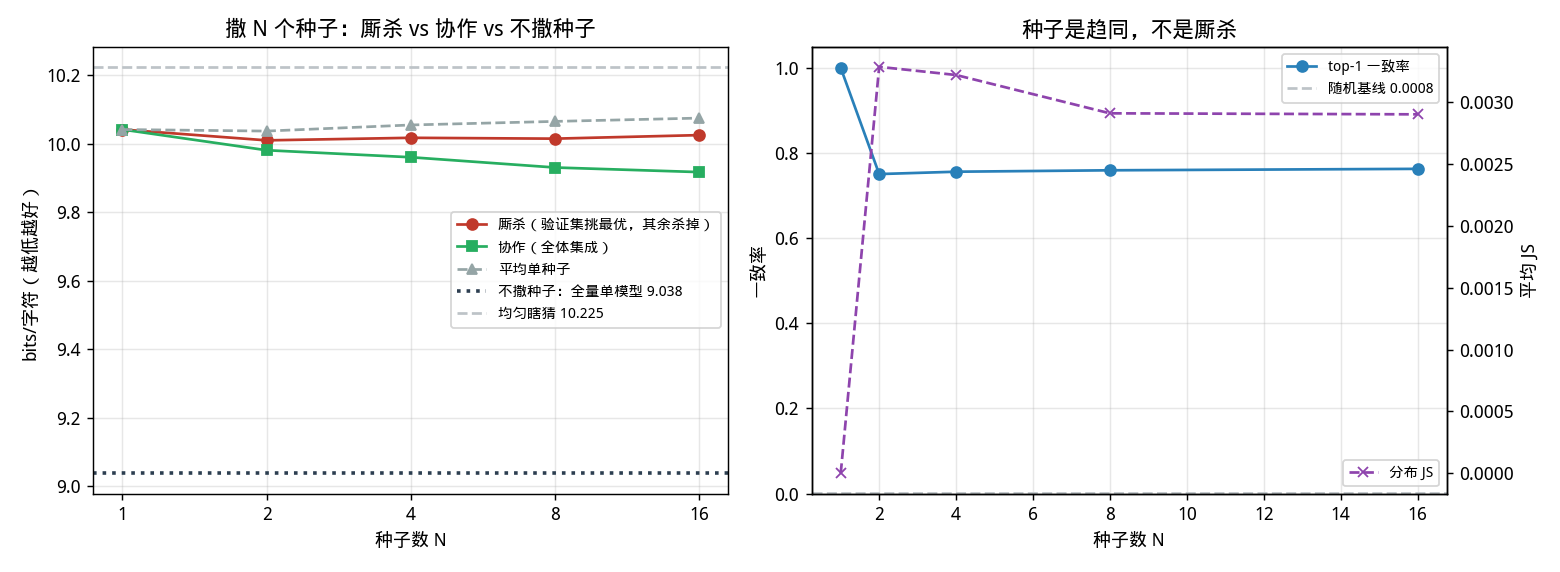

The Python source for this figure:
import json, matplotlib
matplotlib.use("Agg")
import matplotlib.pyplot as plt
from matplotlib import font_manager
for f in ["WenQuanYi Micro Hei","Noto Sans CJK SC","SimHei"]:
    try:
        font_manager.findfont(f, fallback_to_default=False); plt.rcParams["font.sans-serif"]=[f]; break
    except Exception: pass
plt.rcParams["axes.unicode_minus"]=False
r=json.load(open("result207.json"))
Ns=[x["N"] for x in r["perN"]]
kill=[x["kill_bits"] for x in r["perN"]]
ens=[x["ens_bits"] for x in r["perN"]]
avg=[x["avg_bits"] for x in r["perN"]]
ag=[x["top1_agree"] for x in r["perN"]]
js=[x["mean_js"] for x in r["perN"]]
fig,ax=plt.subplots(1,2,figsize=(12,4.4))
ax[0].plot(Ns,kill,"o-",color="#c0392b",label="厮杀（验证集挑最优，其余杀掉）")
ax[0].plot(Ns,ens,"s-",color="#27ae60",label="协作（全体集成）")
ax[0].plot(Ns,avg,"^--",color="#95a5a6",label="平均单种子")
ax[0].axhline(r["full_pool_bits"],color="#2c3e50",ls=":",lw=2,label=f"不撒种子：全量单模型 {r['full_pool_bits']:.3f}")
ax[0].axhline(r["uniform_bits"],color="#bdc3c7",ls="--",label=f"均匀瞎猜 {r['uniform_bits']:.3f}")
ax[0].set_xscale("log",base=2); ax[0].set_xticks(Ns); ax[0].set_xticklabels(Ns)
ax[0].set_xlabel("种子数 N"); ax[0].set_ylabel("bits/字符（越低越好）")
ax[0].set_title("撒 N 个种子：厮杀 vs 协作 vs 不撒种子"); ax[0].legend(fontsize=8); ax[0].grid(alpha=.3)
ax[1].plot(Ns,ag,"o-",color="#2980b9",label="top-1 一致率")
ax[1].axhline(r["random_top1_agree"],color="#bdc3c7",ls="--",label=f"随机基线 {r['random_top1_agree']:.4f}")
ax[1].set_xlabel("种子数 N"); ax[1].set_ylabel("一致率"); ax[1].set_ylim(0,1.05)
ax[1].set_title("种子是趋同，不是厮杀"); ax[1].legend(fontsize=8); ax[1].grid(alpha=.3)
ax1b=ax[1].twinx(); ax1b.plot(Ns,js,"x--",color="#8e44ad",label="分布 JS"); ax1b.set_ylabel("平均 JS")
ax1b.legend(loc="lower right",fontsize=8)
plt.tight_layout(); plt.savefig("render207.png",dpi=130)
print("ok")
